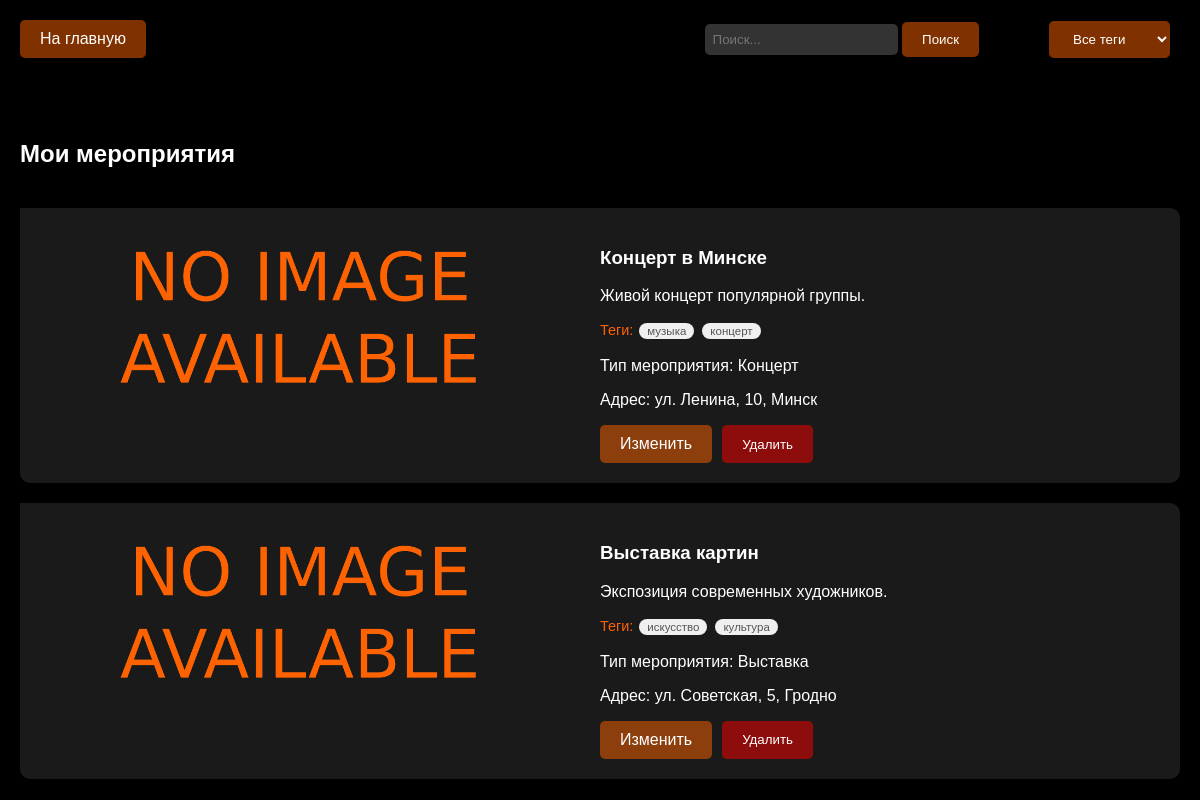
The page /my_events (signed in) on the database its author committed.
### app/app.py (models this page shows)
class Event(db.Model):
    id = db.Column(db.Integer, primary_key=True)
    title = db.Column(db.String(100), nullable=False)
    description = db.Column(db.Text, nullable=False)
    organizer_id = db.Column(db.Integer, db.ForeignKey('user.id'), nullable=False)
    format = db.Column(db.String(20), nullable=False)  # 'online' или 'offline'
    location_name = db.Column(db.String(200))  # Название места
    location_address = db.Column(db.String(200))  # Физический адрес
    online_info = db.Column(db.Text)  # Информация для онлайн мероприятий
    date_time = db.Column(db.DateTime, nullable=False)
    duration = db.Column(db.Integer, nullable=False)
    image_url = db.Column(db.String(200))
    lat = db.Column(db.Float)
    lng = db.Column(db.Float)
    event_type = db.Column(db.String(50))
    created_at = db.Column(db.DateTime, default=datetime.utcnow)
    is_active = db.Column(db.Boolean, default=True)
    is_private = db.Column(db.Boolean, default=False)
    password = db.Column(db.String(100))  # Пароль для приватных мероприятий
    organizer = db.relationship('User', backref='events')
    tags = db.relationship('Tag', secondary='event_tag', backref='events')
    user_statuses = db.relationship(
        'UserEventStatus',
        backref=db.backref('event', lazy='joined'),
        lazy='dynamic'
    )

class Tag(db.Model):
    id = db.Column(db.Integer, primary_key=True)
    name = db.Column(db.String(50), unique=True, nullable=False)

### app/app.py (the view, shortened to what this page needs)
@app.route('/my_events')
def my_events():
    if 'username' not in session or session['role'] != 'organizer':
        return redirect(url_for('home'))
    search_query = request.args.get('search', '').strip()
    selected_tag = request.args.get('tag', '').strip()
    user = User.query.filter_by(username=session['username']).first()
    query = Event.query.filter_by(organizer_id=user.id, is_active=True)
    if selected_tag:
        tag = Tag.query.filter_by(name=selected_tag).first()
        if tag:
            query = query.join(Event.tags).filter(Tag.id == tag.id)
    events = query.all()
    tags = Tag.query.all()
    return render_template('my_events.html', events=events, tags=tags)

### app/app.py (called while the page is built, shortened)
@app.context_processor
def inject_user():
    if 'username' in session:
        user = User.query.filter_by(username=session['username']).first()
        return {'current_user': user}
    return {}

@app.context_processor
def inject_validation_counts():
    return {}

### app/templates/my_events.html (shortened to what this page needs)
<!DOCTYPE html>
<html>
<head>
    <link rel="stylesheet" href="{{ url_for('static', filename='styles.css') }}">
</head>
<body>
    <div class="header">
        <a href="{{ url_for('home') }}" class="menu-btn">На главную</a>
        <div class="menu-buttons">
            <div class="search-container">
                <form method="GET" action="{{ url_for('my_events') }}">
                    <input class="search-input" type="text" name="search" placeholder="Поиск..." value="{{ request.args.get('search', '') }}">
                    <button class="menu-btn" type="submit">Поиск</button>
                </form>
            </div>
            <select class="menu-btn" onchange="filterPosts('tag', this.value)">
                <option value="">Все теги</option>
            </select>
        </div>
    </div>
    <div class="posts-container">
        <h2>Мои мероприятия</h2>
        {% for event in events %}
        <div class="post"
             data-event-id="{{ event.id }}"
             data-title="{{ event.title | escape }}"
             data-description="{{ event.description | escape }}"
             data-location-name="{{ event.location_name | escape if event.location_name else '' }}"
             data-tags="{{ event.tags|map(attribute='name')|join(', ') | escape }}"
             data-event-type="{{ event.event_type | escape }}"
             data-location-address="{{ event.location_address | escape if event.location_address else '' }}"
             data-lat="{{ event.lat | default(0) }}"
             data-lng="{{ event.lng | default(0) }}"
             data-image-url="{{ event.image_url | default('', true) | escape }}"
             data-is-private="{{ 'true' if event.is_private else 'false' }}"
             data-format="{{ event.format }}"
             data-online-info="{{ event.online_info | escape if event.online_info else '' }}"
             data-date-time="{{ event.date_time.strftime('%Y-%m-%dT%H:%M:%S') }}"
             data-duration="{{ event.duration }}"
             data-organizer-username="{{ event.organizer.username }}"
             onclick="handlePostClick(this)">
            <img class="post-image"
                 src="{{ url_for('static', filename=event.image_url) if event.image_url else url_for('static', filename='images/no-image.jpg') }}"
                 alt="{{ event.title }}"
                 onerror="this.onerror=null;this.src='{{ url_for('static', filename='images/no-image.jpg') }}'">
            <div class="post-content">
                <h3>{{ event.title }}</h3>
                <p>{{ event.description|truncate(100) }}</p>
                <p class="tags">Теги:
                    {% for tag in event.tags %}
                        <span class="tag">{{ tag.name }}</span>
                    {% endfor %}
                </p>
                <p>Тип мероприятия: {{ event.event_type }}</p>
                <p>Адрес: {{ event.location_address }}</p>
                <div class="event-actions">
                    <a href="{{ url_for('edit_event', event_id=event.id) }}" class="menu-btn">Изменить</a>
                    <button onclick="confirmDelete({{ event.id }})" class="menu-btn delete-btn">Удалить</button>
                </div>
            </div>
        </div>
        {% endfor %}
    </div>
</body>
</html>

### app/static/styles.css (style rules this page uses)
body { margin: 0; padding: 0; background: #000000; color: #ffffff; font-family: Arial, sans-serif; }
.header { background: rgba(0, 0, 0, 0.8); padding: 20px; display: flex; align-items: center; justify-content: space-between; position: fixed; width: 100%; top: 0; z-index: 1000; }
.menu-buttons { display: flex; gap: 20px; align-items: center; }
.menu-btn { padding: 10px 20px; background: rgba(255, 98, 0, 0.5); border: none; color: white; cursor: pointer; border-radius: 5px; transition: background 0.3s ease; text-decoration: none; }
.search-container { display: flex; gap: 10px; }
.search-input { padding: 8px; background: #333333; border: none; color: white; border-radius: 5px; }
.posts-container { margin-top: 100px; padding: 20px; display: grid; gap: 20px; }
.post { display: flex; background: #1a1a1a; border-radius: 10px; overflow: hidden; cursor: pointer; transition: transform 0.2s; position: relative; overflow: visible !important; }
.post-image { width: 50%; height: 200px; object-fit: cover; position: sticky; top: 0; }
.post-content { width: 50%; padding: 20px; }
.tags { font-size: 0.9em; color: #ff6200; }
.tag { display: inline-block; background-color: #f0f0f0; padding: 2px 8px; margin: 2px; border-radius: 12px; font-size: 0.8em; color: #555; }
.event-actions { display: flex; gap: 10px; margin-top: 15px; }
.delete-btn { background: rgba(255, 0, 0, 0.5); }
.header .menu-btn:last-child { margin-right: 50px; }

### rows shown on the page
Event: title "Концерт в Минске", description "Живой концерт популярной группы.", event_type "Концерт", location_address "ул. Ленина, 10, Минск"
Tag: name "музыка"
Tag: name "концерт"
Event: title "Выставка картин", description "Экспозиция современных художников.", event_type "Выставка", location_address "ул. Советская, 5, Гродно"
Tag: name "искусство"
Tag: name "культура"
